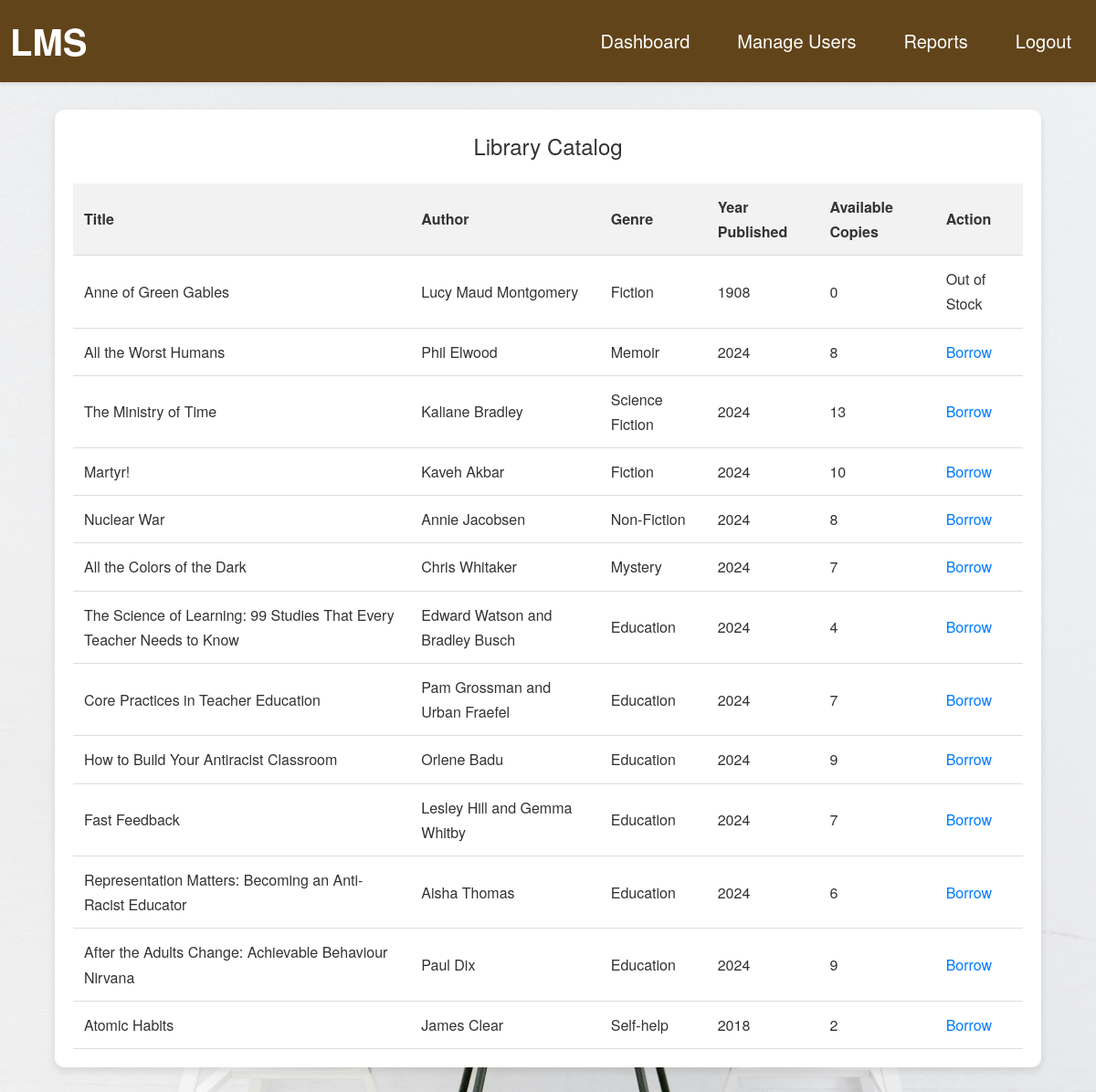
The app's page /catalog.php (signed in) with its own data.
### tables this page shows
CREATE TABLE `books` (
  `BookID` int(11) NOT NULL,
  `Title` varchar(255) NOT NULL,
  `Author` varchar(100) NOT NULL,
  `Genre` varchar(100) DEFAULT NULL,
  `ISBN` varchar(45) NOT NULL,
  `YearPublished` year(4) DEFAULT NULL,
  `TotalCopies` int(11) DEFAULT 0,
  `AvailableCopies` int(11) DEFAULT 0,
  `AddedDate` date DEFAULT NULL
);

### catalog.php (the view, shortened to what this page needs)
<?php
include 'header.php';
include 'db_connection.php';
$sql = "SELECT * FROM books";
$result = $conn->query($sql);
?>
<!DOCTYPE html>
<html>
<head>
    <link rel="stylesheet" type="text/css" href="styles.css">
</head>
<body style="background-image: url('./res/user.jpg'); background-size: cover; background-position: center; background-repeat: no-repeat;">
    <div class="catalog-container">
        <h2>Library Catalog</h2>
        <table>
            <thead>
                <tr>
                    <th>Title</th>
                    <th>Author</th>
                    <th>Genre</th>
                    <th>Year Published</th>
                    <th>Available Copies</th>
                    <?php if (isset($_SESSION['loggedin'])) { ?>
                        <th>Action</th>
                    <?php } ?>
                </tr>
            </thead>
            <tbody>
                <?php
                if ($result->num_rows > 0) {
                    while ($row = $result->fetch_assoc()) {
                        echo "<tr>
                                <td>" . $row['Title'] . "</td>
                                <td>" . $row['Author'] . "</td>
                                <td>" . $row['Genre'] . "</td>
                                <td>" . $row['YearPublished'] . "</td>
                                <td>" . $row['AvailableCopies'] . "</td>";
                        if (isset($_SESSION['loggedin']) && $row['AvailableCopies'] > 0) {
                            echo "<td><a href='borrow_book.php?borrow=" . $row['BookID'] . "'>Borrow</a></td>";
                        } elseif (isset($_SESSION['loggedin'])) {
                            echo "<td>Out of Stock</td>";
                        }
                        echo "</tr>";
                    }
                } else {
                    echo "<tr><td colspan='6'>No books found in the catalog.</td></tr>";
                }
                ?>
            </tbody>
        </table>
    </div>
</body>
</html>

### css/styles.css (style rules this page uses)
* { margin: 0; padding: 0; box-sizing: border-box; font-family: 'Helvetica Neue', Arial, sans-serif; }
body { background-image: url('/library.jpg'); background-color: #f5f5f5; background-size: cover; background-position: center; background-repeat: no-repeat; color: #333; font-size: 18px; line-height: 1.7; }
.catalog-container { width: 90%; max-width: 1200px; margin: 30px auto; padding: 20px; background-color: #fff; border-radius: 10px; box-shadow: 0 4px 8px rgba(0, 0, 0, 0.1); }
.catalog-container h2 { color: #333; text-align: center; }
.catalog-container table { width: 100%; margin-top: 20px; border-collapse: collapse; text-align: left; }
.catalog-container th, .catalog-container td { padding: 12px; border-bottom: 1px solid #ddd; }
.catalog-container th { background-color: #f2f2f2; font-weight: bold; }
.catalog-container a { color: #007BFF; text-decoration: none; }
h2 { margin-bottom: 20px; font-size: 24px; color: #333; font-weight: 300; }
table { width: 100%; margin-top: 20px; border-collapse: collapse; text-align: left; border-spacing: 0; background-color: #fff; table-layout: auto; }
th, td { padding: 12px; border-bottom: 1px solid #ddd; font-size: 16px; white-space: normal; word-wrap: break-word; }
th { background-color: #f2f2f2; font-weight: 600; color: #333; }

### records on screen
books: Title "Anne of Green Gables", Author "Lucy Maud Montgomery", Genre "Fiction", YearPublished "1908", AvailableCopies "0", shows "Out of Stock"
books: Title "All the Worst Humans", Author "Phil Elwood", Genre "Memoir", YearPublished "2024", AvailableCopies "8"
books: Title "The Ministry of Time", Author "Kaliane Bradley", Genre "Science Fiction", YearPublished "2024", AvailableCopies "13"
books: Title "Martyr!", Author "Kaveh Akbar", Genre "Fiction", YearPublished "2024", AvailableCopies "10"
books: Title "Nuclear War", Author "Annie Jacobsen", Genre "Non-Fiction", YearPublished "2024", AvailableCopies "8"
books: Title "All the Colors of the Dark", Author "Chris Whitaker", Genre "Mystery", YearPublished "2024", AvailableCopies "7"
books: Title "The Science of Learning: 99 Studies That Every Teacher Needs to Know", Author "Edward Watson and Bradley Busch", Genre "Education", YearPublished "2024", AvailableCopies "4"
books: Title "Core Practices in Teacher Education", Author "Pam Grossman and Urban Fraefel", Genre "Education", YearPublished "2024", AvailableCopies "7"
books: Title "How to Build Your Antiracist Classroom", Author "Orlene Badu", Genre "Education", YearPublished "2024", AvailableCopies "9"
books: Title "Fast Feedback", Author "Lesley Hill and Gemma Whitby", Genre "Education", YearPublished "2024", AvailableCopies "7"
books: Title "Representation Matters: Becoming an Anti-Racist Educator", Author "Aisha Thomas", Genre "Education", YearPublished "2024", AvailableCopies "6"
books: Title "After the Adults Change: Achievable Behaviour Nirvana", Author "Paul Dix", Genre "Education", YearPublished "2024", AvailableCopies "9"
books: Title "Atomic Habits", Author "James Clear", Genre "Self-help", YearPublished "2018", AvailableCopies "2"
